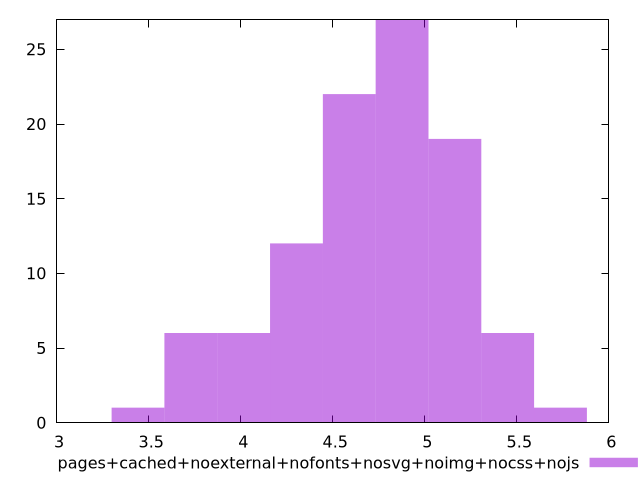

Write the gnuplot code that produced this figure.
$_pagesCachedNoexternalNofontsNosvgNoimgNocssNojs <<EOF
5.163436863676612 19
4.0160064495262535 6
4.589721656601433 22
3.729148845988664 6
4.876579260139022 27
5.737152070751791 1
5.450294467214201 6
4.302864053063844 12
3.4422912424510743 1
EOF
set key outside below
set terminal pngcairo
set output "report_00004_2020-11-02T20-21-41.718Z/network-server-latency/pages+cached+noexternal+nofonts+nosvg+noimg+nocss+nojs//raw_hist.png"
set yrange [0:27]
set boxwidth 0.28685760353758954
set style fill transparent solid 0.5 noborder
plot $_pagesCachedNoexternalNofontsNosvgNoimgNocssNojs title "pages+cached+noexternal+nofonts+nosvg+noimg+nocss+nojs" with boxes ,
